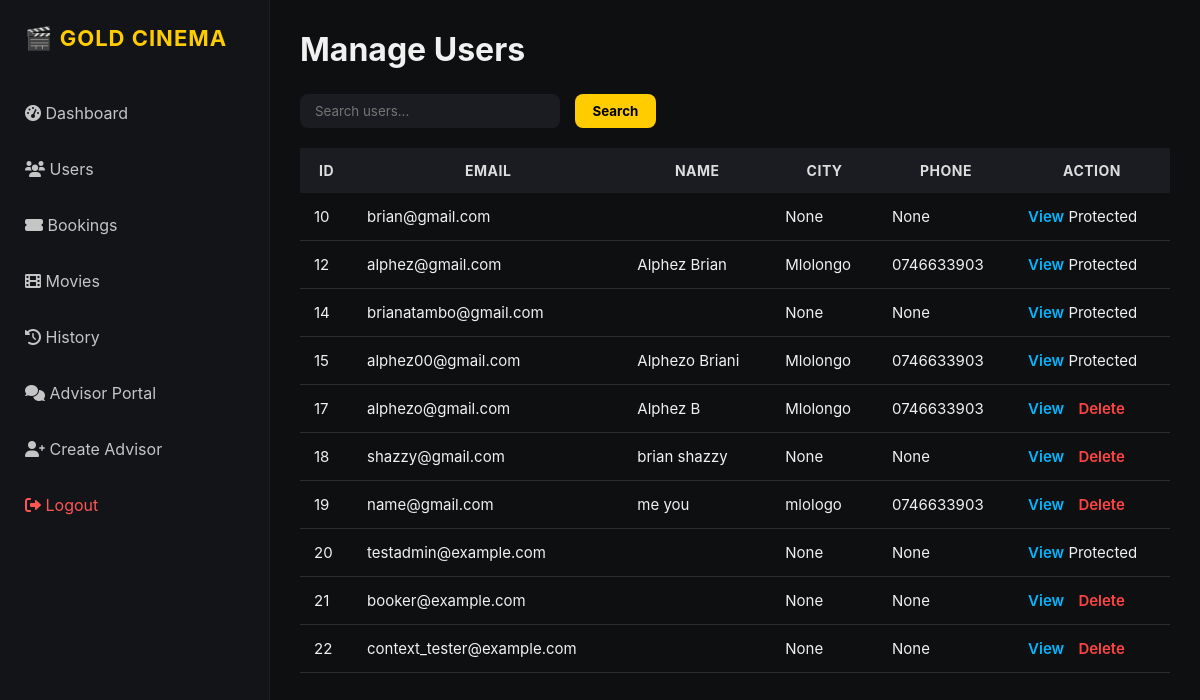
Page /admin-dashboard/users/ (signed in) on the committed database.
### users/models.py (models this page shows)
class CustomUser(AbstractUser):
    customer_id = models.CharField(max_length=10, unique=True, default=generate_user_id)
    address = models.CharField(max_length=255, blank=True, null=True)
    city = models.CharField(max_length=100, blank=True, null=True)
    zip_code = models.CharField(max_length=20, blank=True, null=True)
    phone = models.CharField(max_length=20, blank=True, null=True)
    balance = models.DecimalField(max_digits=10, decimal_places=2, default=1000.00)
    is_advisor = models.BooleanField(default=False)
    last_seen = models.DateTimeField(blank=True, null=True)

### users/admin_views.py (the view)
# urls.py: path("admin-dashboard/users/", admin_views.admin_users, name="admin_users"),
@login_required
@user_passes_test(is_admin)
def admin_users(request):
    search = request.GET.get("q", "")
    users = CustomUser.objects.all().order_by("id")
    if search:
        users = users.filter(email__icontains=search)
    paginator = Paginator(users, 10)
    page = request.GET.get("page")
    users_page = paginator.get_page(page)
    return render(request, "admin/users.html", {
        "users": users_page,
        "search_query": search,
    })

### users/admin_views.py (called while the page is built)
def is_admin(user):
    return user.is_superuser

### users/templates/admin/users.html
{% extends "admin/admin_base.html" %}
{% block content %}
<h1>Manage Users</h1>
<form method="get" class="search-bar">
    <input type="text" name="q" value="{{ search_query }}" placeholder="Search users...">
    <button>Search</button>
</form>
<table class="table">
    <thead>
        <tr>
            <th>ID</th>
            <th>Email</th>
            <th>Name</th>
            <th>City</th>
            <th>Phone</th>
            <th>Action</th>
        </tr>
    </thead>
    <tbody>
        {% for u in users %}
        <tr>
            <td>{{ u.id }}</td>
            <td>{{ u.email }}</td>
            <td>{{ u.first_name }} {{ u.last_name }}</td>
            <td>{{ u.city }}</td>
            <td>{{ u.phone }}</td>
            <td>
                <a href="{% url 'admin_user_detail' u.id %}" class="btn-view">View</a>
                {% if not u.is_superuser %}
                <a href="{% url 'delete_user_admin' u.id %}"
                   class="btn-delete"
                   onclick="return confirm('Delete this user?');">
                    Delete
                </a>
                {% else %}
                <span class="badge">Protected</span>
                {% endif %}
            </td>
        </tr>
        {% empty %}
        <tr><td colspan="6">No users found.</td></tr>
        {% endfor %}
    </tbody>
</table>
{% endblock %}

### static/css/admin_dashboard.css (style rules this page uses)
* { margin: 0; padding: 0; box-sizing: border-box; font-family: "Inter", sans-serif; }
body { background: #0e0f11; color: #f1f1f1; display: flex; height: 100vh; overflow: hidden; }
.admin-main h1 { font-size: 32px; margin-bottom: 25px; font-weight: 700; }
.table { width: 100%; border-collapse: collapse; margin-top: 15px; }
.table thead { background: #1a1c21; }
.table thead th { padding: 14px; font-size: 14px; letter-spacing: 0.5px; color: #dddddd; text-transform: uppercase; }
.table tbody tr { border-bottom: 1px solid #2b2d33; transition: 0.25s; }
.table td { padding: 14px; font-size: 15px; }
.btn-view { color: #00b7ff; text-decoration: none; font-weight: 600; transition: .25s; }
.btn-delete { color: #ff4444; font-weight: 600; text-decoration: none; margin-left: 10px; }
.search-bar { margin-bottom: 20px; }
.search-bar input { padding: 9px 15px; width: 260px; border-radius: 8px; border: none; background: #1a1c21; color: #ffffff; }
.search-bar button { padding: 9px 18px; border-radius: 8px; border: none; margin-left: 10px; background: #ffcc00; font-weight: 700; cursor: pointer; }

### rows in the picture
CustomUser: id "10", email "brian@gmail.com", city "None", phone "None", is_superuser "Protected"
CustomUser: id "12", email "alphez@gmail.com", first_name "Alphez", last_name "Brian", city "Mlolongo", phone "0746633903", is_superuser "Protected"
CustomUser: id "14", email "brianatambo@gmail.com", city "None", phone "None", is_superuser "Protected"
CustomUser: id "15", email "alphez00@gmail.com", first_name "Alphezo", last_name "Briani", city "Mlolongo", phone "0746633903", is_superuser "Protected"
CustomUser: id "17", email "alphezo@gmail.com", first_name "Alphez", last_name "B", city "Mlolongo", phone "0746633903", is_superuser "Delete"
CustomUser: id "18", email "shazzy@gmail.com", first_name "brian", last_name "shazzy", city "None", phone "None", is_superuser "Delete"
CustomUser: id "19", email "name@gmail.com", first_name "me", last_name "you", city "mlologo", phone "0746633903", is_superuser "Delete"
CustomUser: id "20", email "testadmin@example.com", city "None", phone "None", is_superuser "Protected"
CustomUser: id "21", email "booker@example.com", city "None", phone "None", is_superuser "Delete"
CustomUser: id "22", email "context_tester@example.com", city "None", phone "None", is_superuser "Delete"
